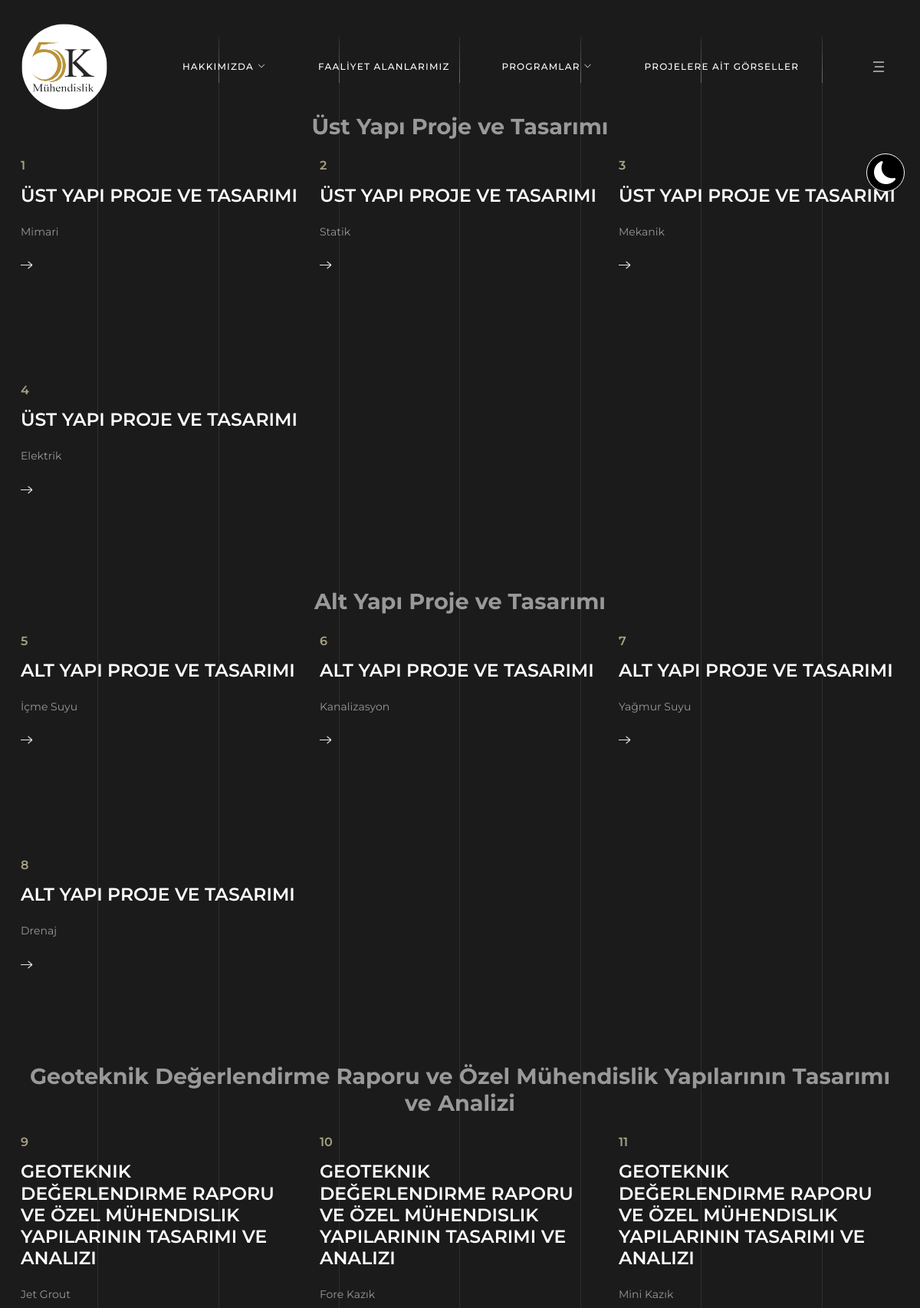
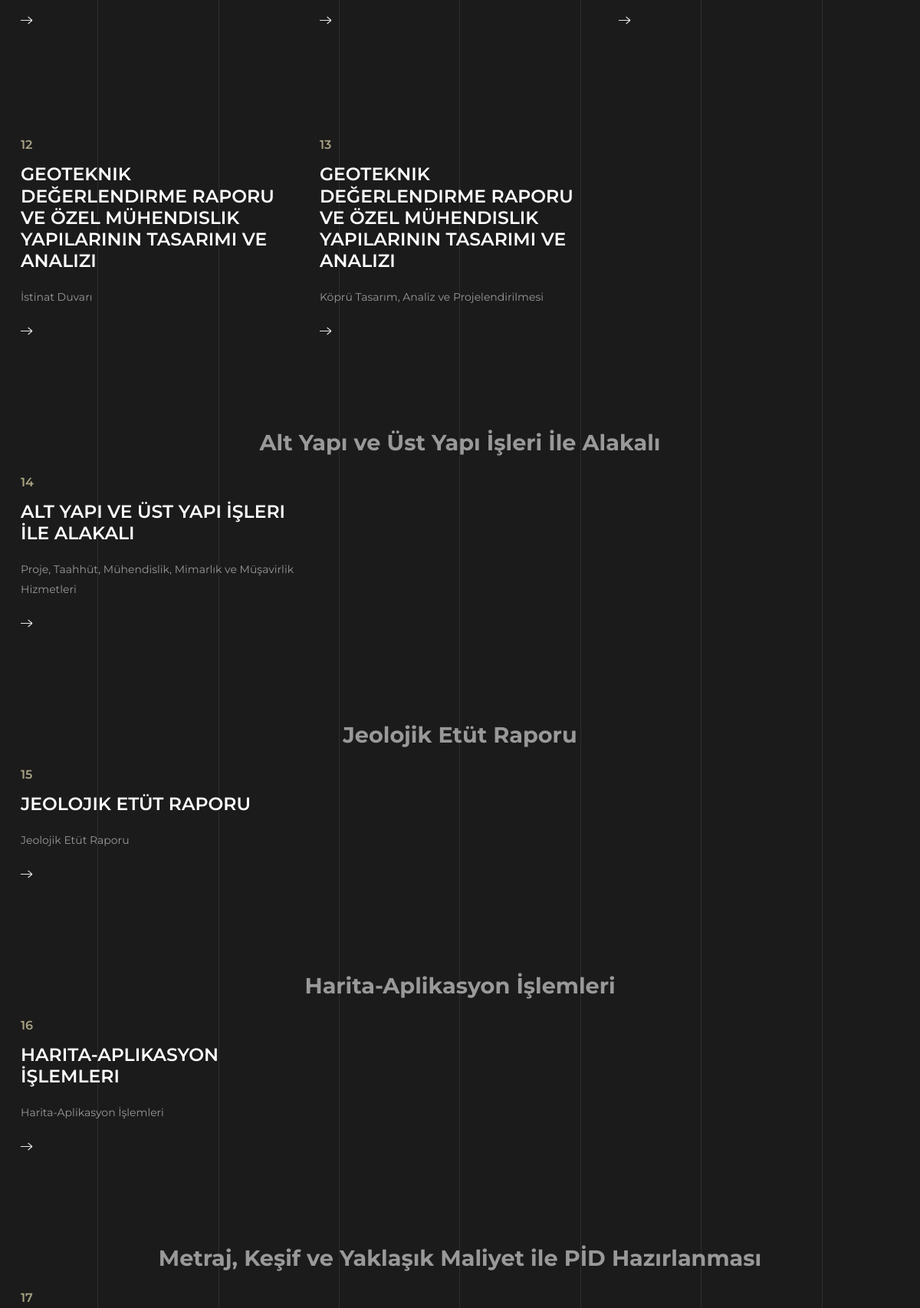
Page /faaliyet-alanlarimiz (upper part) on the committed database (2 pictures, top to bottom).
### BESK/models.py (models this page shows, shortened)
class Faaliyet(models.Model):
    name = models.CharField(("Faaliyet Alanları"), max_length=255)
    def __str__(self):
        return self.name

class FaaliyetKonu(models.Model):
    faaliyet = models.ForeignKey("Faaliyet", verbose_name=("Faaliyet Alanı"), on_delete=models.CASCADE)
    name = models.CharField(("Faaliyet Konusu"), max_length=255)

### BESK/views.py (the view)
# urls.py: path('faaliyet-alanlarimiz', faaliyet, name='faaliyet'),
def faaliyet(request):
    fa1 = Faaliyet.objects.get(id = 1)
    fa2 = Faaliyet.objects.get(id = 2)
    fa3 = Faaliyet.objects.get(id = 3)
    fa4 = Faaliyet.objects.get(id = 4)
    fa5 = Faaliyet.objects.get(id = 5)
    fa6 = Faaliyet.objects.get(id = 6)
    fa7 = Faaliyet.objects.get(id = 7)
    faaliyet1 = FaaliyetKonu.objects.filter(faaliyet_id = 1)
    faaliyet2 = FaaliyetKonu.objects.filter(faaliyet_id = 2)
    faaliyet3 = FaaliyetKonu.objects.filter(faaliyet_id = 3)
    faaliyet4 = FaaliyetKonu.objects.filter(faaliyet_id = 4)
    faaliyet5 = FaaliyetKonu.objects.filter(faaliyet_id = 5)
    faaliyet6 = FaaliyetKonu.objects.filter(faaliyet_id = 6)
    faaliyet7 = FaaliyetKonu.objects.filter(faaliyet_id = 7)
    context = {
        'faaliyet1' : faaliyet1,
        'faaliyet2' : faaliyet2,
        'faaliyet3' : faaliyet3,
        'faaliyet4' : faaliyet4,
        'faaliyet5' : faaliyet5,
        'faaliyet6' : faaliyet6,
        'faaliyet7' : faaliyet7,
        'fa1' : fa1,
        'fa2' : fa2,
        'fa3' : fa3,
        'fa4' : fa4,
        'fa5' : fa5,
        'fa6' : fa6,
        'fa7' : fa7,
    }
    return render(request, 'besk/faaliyet.html', context)

### BESK/templates/besk/faaliyet.html (shortened to what this page needs)
{% extends 'besk/base.html' %}
    {% block content %}
        <main class="wrapper">
            <section class="services inner pb-0 mt-5">
                <div class="container">
                    <div class="row">
                        <h3 class="text-center">{{ fa1.name }}</h3>
                        {% for faaliyet in faaliyet1 %}
                            <div class="col-lg-4 my-4" data-aos="fade-up" data-aos-duration="500">
                                <div class="icon_box">
                                    <h6>{{ faaliyet.id }}</h6>
                                    <h4 class="text-white"><a href="service-1.html">{{faaliyet.faaliyet}}</a></h4>
                                    <p class="text-gray-600">{{ faaliyet.name }}</p>
                                    <div class="arrow_effect">
                                        <a href=""><span class="crossline1"></span></a>
                                    </div>
                                </div>
                            </div>
                        {% endfor %}
                    </div>
                    <div class="row">
                        <h3 class="text-center">{{ fa2.name }}</h3>
                        {% for faaliyet in faaliyet2 %}
                            <div class="col-lg-4 my-4" data-aos="fade-up" data-aos-duration="500">
                                <div class="icon_box">
                                    <h6>{{ faaliyet.id }}</h6>
                                    <h4 class="text-white"><a href="service-1.html">{{faaliyet.faaliyet}}</a></h4>
                                    <p class="text-gray-600">{{ faaliyet.name }}</p>
                                    <div class="arrow_effect">
                                        <a href=""><span class="crossline1"></span></a>
                                    </div>
                                </div>
                            </div>
                        {% endfor %}
                    </div>
                    <div class="row">
                        <h3 class="text-center">{{ fa4.name }}</h3>
                        {% for faaliyet in faaliyet4 %}
                            <div class="col-lg-4 my-4" data-aos="fade-up" data-aos-duration="500">
                                <div class="icon_box">
                                    <h6>{{ faaliyet.id }}</h6>
                                    <h4 class="text-white"><a href="service-1.html">{{faaliyet.faaliyet}}</a></h4>
                                    <p class="text-gray-600">{{ faaliyet.name }}</p>
                                    <div class="arrow_effect">
                                        <a href=""><span class="crossline1"></span></a>
                                    </div>
                                </div>
                            </div>
                        {% endfor %}
                    </div>
                    <div class="row">
                        <h3 class="text-center">{{ fa7.name }}</h3>
                        {% for faaliyet in faaliyet7 %}
                            <div class="col-lg-4 my-4" data-aos="fade-up" data-aos-duration="500">
                                <div class="icon_box">
                                    <h6>{{ faaliyet.id }}</h6>
                                    <h4 class="text-white"><a href="service-1.html">{{faaliyet.faaliyet}}</a></h4>
                                    <p class="text-gray-600">{{ faaliyet.name }}</p>
                                    <div class="arrow_effect">
                                        <a href=""><span class="crossline1"></span></a>
                                    </div>
                                </div>
                            </div>
                        {% endfor %}
                    </div>
                    <div class="row">
                        <h3 class="text-center">{{ fa3.name }}</h3>
                        {% for faaliyet in faaliyet3 %}
                            <div class="col-lg-4 my-4" data-aos="fade-up" data-aos-duration="500">
                                <div class="icon_box">
                                    <h6>{{ faaliyet.id }}</h6>
                                    <h4 class="text-white"><a href="service-1.html">{{faaliyet.faaliyet}}</a></h4>
                                    <p class="text-gray-600">{{ faaliyet.name }}</p>
                                    <div class="arrow_effect">
                                        <a href=""><span class="crossline1"></span></a>
                                    </div>
                                </div>
                            </div>
                        {% endfor %}
                    </div>
                    <div class="row">
                        <h3 class="text-center">{{ fa5.name }}</h3>
                        {% for faaliyet in faaliyet5 %}
                            <div class="col-lg-4 my-4" data-aos="fade-up" data-aos-duration="500">
                                <div class="icon_box">
                                    <h6>{{ faaliyet.id }}</h6>
                                    <h4 class="text-white"><a href="service-1.html">{{faaliyet.faaliyet}}</a></h4>
                                    <p class="text-gray-600">{{ faaliyet.name }}</p>
                                    <div class="arrow_effect">
                                        <a href=""><span class="crossline1"></span></a>
                                    </div>
                                </div>
                            </div>
                        {% endfor %}
                    </div>
                    <div class="row">
                        <h3 class="text-center">{{ fa6.name }}</h3>
                        {% for faaliyet in faaliyet6 %}
                            <div class="col-lg-4 my-4" data-aos="fade-up" data-aos-duration="500">
                                <div class="icon_box">
                                    <h6>{{ faaliyet.id }}</h6>
                                </div>
                            </div>
                        {% endfor %}
                    </div>
                </div>
            </section>
        </main>
        <ul class="grid_lines d-none d-md-flex justify-content-between">
        </ul>
    {% endblock %}

### rows in the picture
Faaliyet: name "Üst Yapı Proje ve Tasarımı"
FaaliyetKonu: id "1", faaliyet "ÜST YAPI PROJE VE TASARIMI", name "Mimari"
FaaliyetKonu: id "2", faaliyet "ÜST YAPI PROJE VE TASARIMI", name "Statik"
FaaliyetKonu: id "3", faaliyet "ÜST YAPI PROJE VE TASARIMI", name "Mekanik"
FaaliyetKonu: id "4", faaliyet "ÜST YAPI PROJE VE TASARIMI", name "Elektrik"
Faaliyet: name "Alt Yapı Proje ve Tasarımı"
FaaliyetKonu: id "5", faaliyet "ALT YAPI PROJE VE TASARIMI", name "İçme Suyu"
FaaliyetKonu: id "6", faaliyet "ALT YAPI PROJE VE TASARIMI", name "Kanalizasyon"
FaaliyetKonu: id "7", faaliyet "ALT YAPI PROJE VE TASARIMI", name "Yağmur Suyu"
FaaliyetKonu: id "8", faaliyet "ALT YAPI PROJE VE TASARIMI", name "Drenaj"
Faaliyet: name "Geoteknik Değerlendirme Raporu ve Özel Mühendislik Yapılarının Tasarımı ve Analizi"
FaaliyetKonu: id "9", faaliyet "GEOTEKNIK DEĞERLENDIRME RAPORU VE ÖZEL MÜHENDISLIK YAPILARININ TASARIMI VE ANALIZI", name "Jet Grout"
FaaliyetKonu: id "10", faaliyet "GEOTEKNIK DEĞERLENDIRME RAPORU VE ÖZEL MÜHENDISLIK YAPILARININ TASARIMI VE ANALIZI", name "Fore Kazık"
FaaliyetKonu: id "11", faaliyet "GEOTEKNIK DEĞERLENDIRME RAPORU VE ÖZEL MÜHENDISLIK YAPILARININ TASARIMI VE ANALIZI", name "Mini Kazık"
FaaliyetKonu: id "12", faaliyet "GEOTEKNIK DEĞERLENDIRME RAPORU VE ÖZEL MÜHENDISLIK YAPILARININ TASARIMI VE ANALIZI", name "İstinat Duvarı"
FaaliyetKonu: id "13", faaliyet "GEOTEKNIK DEĞERLENDIRME RAPORU VE ÖZEL MÜHENDISLIK YAPILARININ TASARIMI VE ANALIZI", name "Köprü Tasarım, Analiz ve Projelendirilmesi"
Faaliyet: name "Alt Yapı ve Üst Yapı İşleri İle Alakalı"
FaaliyetKonu: id "14", faaliyet "ALT YAPI VE ÜST YAPI İŞLERI İLE ALAKALI", name "Proje, Taahhüt, Mühendislik, Mimarlık ve Müşavirlik Hizmetleri"
Faaliyet: name "Jeolojik Etüt Raporu"
FaaliyetKonu: id "15", faaliyet "JEOLOJIK ETÜT RAPORU", name "Jeolojik Etüt Raporu"
Faaliyet: name "Harita-Aplikasyon İşlemleri"
FaaliyetKonu: id "16", faaliyet "HARITA-APLIKASYON İŞLEMLERI", name "Harita-Aplikasyon İşlemleri"
Faaliyet: name "Metraj, Keşif ve Yaklaşık Maliyet ile PİD Hazırlanması"
FaaliyetKonu: id "17"
